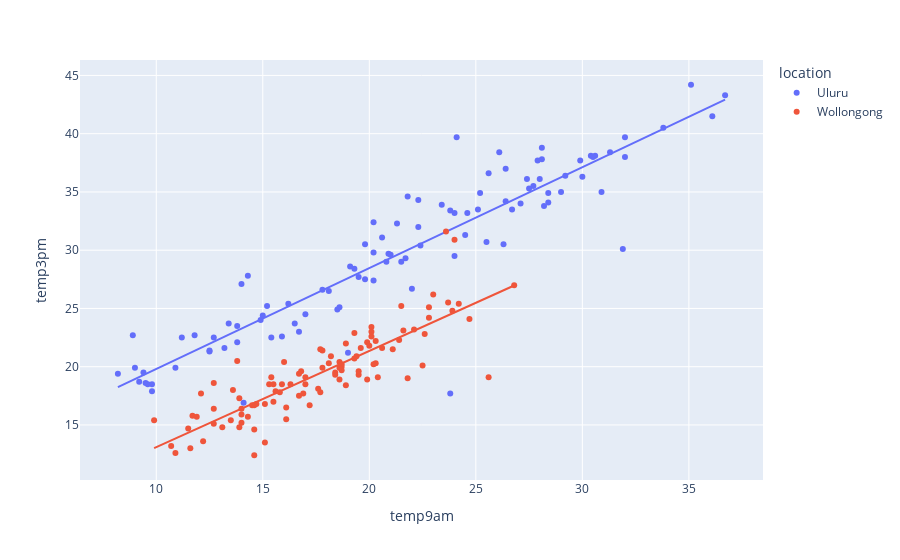

Notebook cell for this chart:
### Markdown cell above
The `location` feature is categorical. Exploring its relationship to `temp3pm`

### Code cell
px.scatter(df, x='temp9am', y='temp3pm', color='location', trendline='ols')
